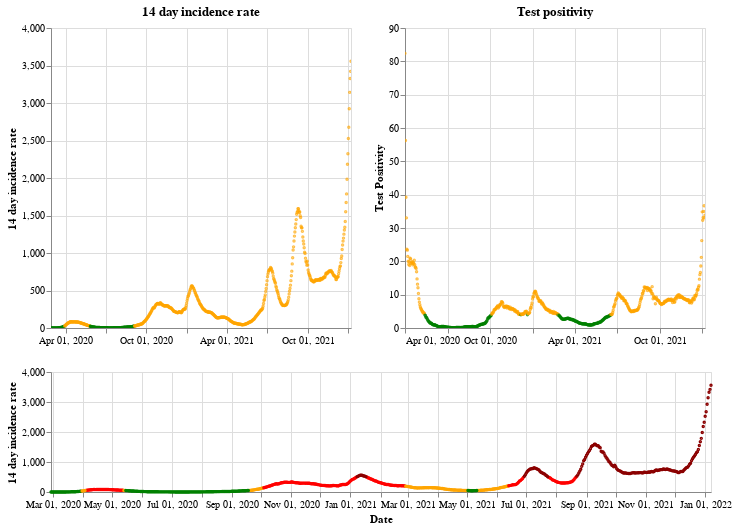

The code cell stored with this chart in its notebook:
### Markdown cell above
## Scotland

### Code cell
plot_traffic_light('Scotland')

### Figure 1 — Vega-Lite specification as saved in the notebook (floating-point values rounded to 4 significant figures; data arrays with more than 128 entries replaced by an {"elided": "..."} marker saying what was removed)
{"config": {"view": {"continuousWidth": 400, "continuousHeight": 300}}, "vconcat": [{"hconcat": [{"mark": {"type": "point", "size": 2}, "encoding": {"color": {"condition": {"value": "green", "test": "(datum.twoWeeklyCasesRate <= 25)"}, "value": "orange"}, "tooltip": [{"type": "nominal", "field": "areaName"}, {"type": "temporal", "field": "date"}, {"type": "quantitative", "field": "twoWeeklyCasesRate"}, {"type": "quantitative", "field": "testPositivity"}], "x": {"type": "temporal", "axis": {"title": ""}, "field": "date", "scale": {"domain": {"selection": "DateBrush"}}, "timeUnit": "yearmonthdate"}, "y": {"type": "quantitative", "axis": {"title": "14 day incidence rate"}, "field": "twoWeeklyCasesRate"}}, "title": "14 day incidence rate", "width": 300}, {"mark": {"type": "point", "size": 2}, "encoding": {"color": {"condition": {"value": "green", "test": "(datum.testPositivity <= 4)"}, "value": "orange"}, "tooltip": [{"type": "nominal", "field": "areaName"}, {"type": "temporal", "field": "date"}, {"type": "quantitative", "field": "twoWeeklyCasesRate"}, {"type": "quantitative", "field": "testPositivity"}], "x": {"type": "temporal", "axis": {"title": ""}, "field": "date", "scale": {"domain": {"selection": "DateBrush"}}, "timeUnit": "yearmonthdate"}, "y": {"type": "quantitative", "axis": {"title": "Test Positivity"}, "field": "testPositivity"}}, "title": "Test positivity", "width": 300}]}, {"layer": [{"mark": {"type": "point", "size": 2}, "encoding": {"color": {"condition": {"value": "orange", "test": "(((datum.testPositivity < 4) && (datum.twoWeeklyCasesRate >= 50)) && (datum.twoWeeklyCasesRate < 200))"}, "value": "red"}, "opacity": {"condition": {"value": 1, "test": "((datum.twoWeeklyCasesRate >= 50) && (datum.twoWeeklyCasesRate < 500))"}, "value": 0}, "tooltip": [{"type": "nominal", "field": "areaName"}, {"type": "temporal", "field": "date"}, {"type": "quantitative", "field": "twoWeeklyCasesRate"}, {"type": "quantitative", "field": "testPositivity"}], "x": {"type": "temporal", "axis": {"title": "Date"}, "field": "date", "timeUnit": "yearmonthdate"}, "y": {"type": "quantitative", "axis": {"title": "14 day incidence rate"}, "field": "twoWeeklyCasesRate"}}, "selection": {"DateBrush": {"type": "interval", "encodings": ["x"], "fields": ["Time"]}}}, {"mark": {"type": "point", "size": 2}, "encoding": {"color": {"value": "darkred"}, "opacity": {"condition": {"value": 1, "test": "(datum.twoWeeklyCasesRate >= 500)"}, "value": 0}, "tooltip": [{"type": "nominal", "field": "areaName"}, {"type": "temporal", "field": "date"}, {"type": "quantitative", "field": "twoWeeklyCasesRate"}, {"type": "quantitative", "field": "testPositivity"}], "x": {"type": "temporal", "axis": {"title": "Date"}, "field": "date", "timeUnit": "yearmonthdate"}, "y": {"type": "quantitative", "axis": {"title": "14 day incidence rate"}, "field": "twoWeeklyCasesRate"}}}, {"mark": {"type": "point", "size": 2}, "encoding": {"color": {"condition": {"value": "green", "test": "((datum.testPositivity < 4) && (datum.twoWeeklyCasesRate < 50))"}, "value": "orange"}, "opacity": {"condition": {"value": 1, "test": "(datum.twoWeeklyCasesRate < 50)"}, "value": 0}, "tooltip": [{"type": "nominal", "field": "areaName"}, {"type": "temporal", "field": "date"}, {"type": "quantitative", "field": "twoWeeklyCasesRate"}, {"type": "quantitative", "field": "testPositivity"}], "x": {"type": "temporal", "axis": {"title": "Date"}, "field": "date", "timeUnit": "yearmonthdate"}, "y": {"type": "quantitative", "axis": {"title": "14 day incidence rate"}, "field": "twoWeeklyCasesRate"}}}], "height": 120, "width": 660}], "data": {"name": "data-884b0b19f46999c97133ef7ef65eeaf4"}, "$schema": "https://vega.github.io/schema/vega-lite/v4.8.1.json", "datasets": {"data-884b0b19f46999c97133ef7ef65eeaf4": {"elided": "680 records"}}}
